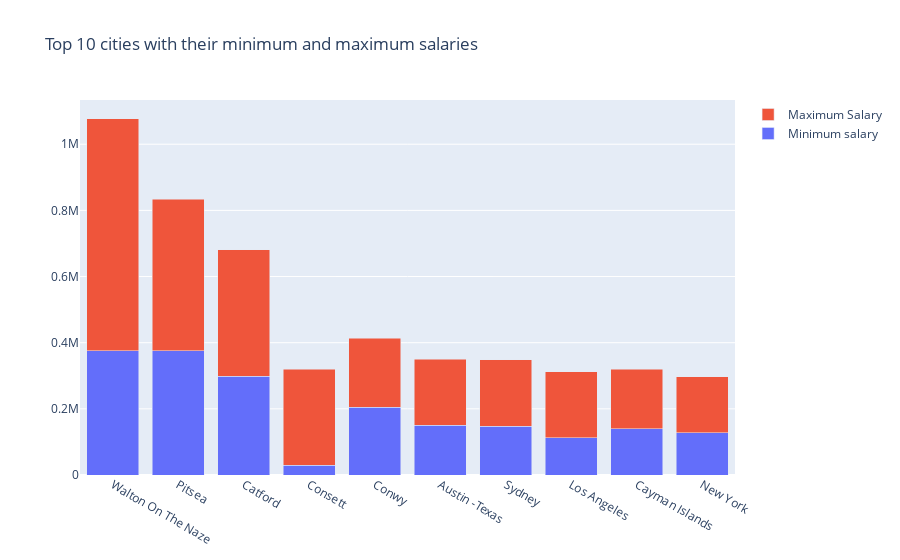

Source (notebook cell):
### Code cell
import plotly.graph_objects as go

salary_table=data.loc[(data.salary_type=="yearly") & (data.min_salary>0)&(data.currency=="GBP")]
df=df.groupby('city')[["max_salary","min_salary"]].mean().sort_values(['max_salary','min_salary'],ascending=False).head(10)
fig = go.Figure()

fig.add_trace(go.Bar(x=df.index,y=df['min_salary'],name='Minimum salary'))
fig.add_trace(go.Bar(x=df.index,y=df['max_salary'],name='Maximum Salary'))

fig.update_layout(title='Top 10 cities with their minimum and maximum salaries',barmode='stack')

fig.show()

### Figure 1 — Plotly figure (JSON) as saved in the notebook; plotly's stock layout.template omitted (floating-point values rounded to 4 significant figures)
{"data": [{"name": "Minimum salary", "type": "bar", "x": ["Walton On The Naze", "Pitsea", "Catford", "Consett", "Conwy", "Austin -Texas", "Sydney", "Los Angeles", "Cayman Islands", "New York"], "y": [375600, 375600, 298840, 29000, 205000, 150000, 148000, 112000, 140000, 128125]}, {"name": "Maximum Salary", "type": "bar", "x": ["Walton On The Naze", "Pitsea", "Catford", "Consett", "Conwy", "Austin -Texas", "Sydney", "Los Angeles", "Cayman Islands", "New York"], "y": [701400, 458040, 382700, 290000, 209000, 200000, 200000, 200000, 180000, 168750]}], "layout": {"barmode": "stack", "title": {"text": "Top 10 cities with their minimum and maximum salaries"}}}
